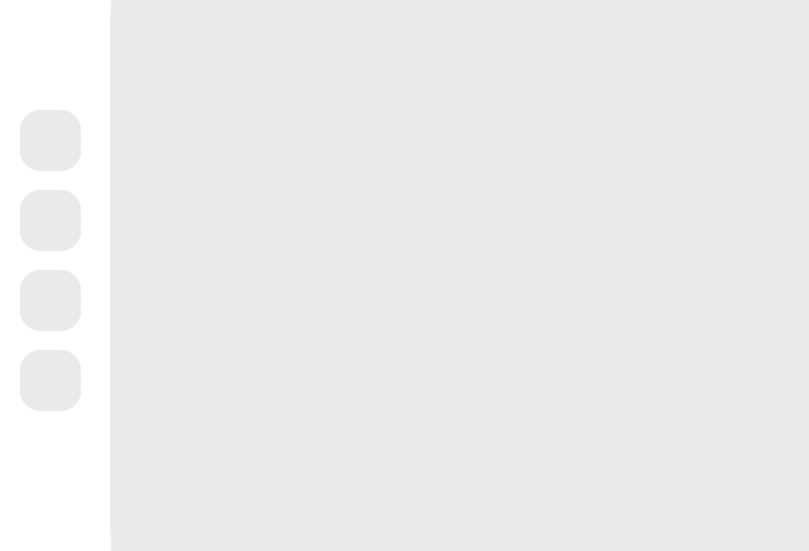
<?xml version="1.0" encoding="UTF-8"?>
<ui version="4.0">
 <class>MainWindow</class>
 <widget class="QMainWindow" name="MainWindow">
  <property name="geometry">
   <rect>
    <x>0</x>
    <y>0</y>
    <width>809</width>
    <height>551</height>
   </rect>
  </property>
  <property name="windowTitle">
   <string>MainWindow</string>
  </property>
  <property name="styleSheet">
   <string notr="true">background-color: rgb(234, 234, 234);
border-radius: 20px;</string>
  </property>
  <widget class="QWidget" name="centralwidget">
   <widget class="QWidget" name="widget" native="true">
    <property name="geometry">
     <rect>
      <x>0</x>
      <y>0</y>
      <width>111</width>
      <height>591</height>
     </rect>
    </property>
    <property name="styleSheet">
     <string notr="true">background-color: rgb(255, 255, 255);
border-radius: 0px;</string>
    </property>
    <widget class="QPushButton" name="btnHome">
     <property name="geometry">
      <rect>
       <x>20</x>
       <y>110</y>
       <width>61</width>
       <height>61</height>
      </rect>
     </property>
     <property name="cursor">
      <cursorShape>PointingHandCursor</cursorShape>
     </property>
     <property name="styleSheet">
      <string notr="true">background-color: rgb(234, 234, 234);
border-radius:20px;</string>
     </property>
     <property name="text">
      <string/>
     </property>
     <property name="icon">
      <iconset resource="resource.qrc">
       <normaloff>:/new/icons/icons/House-1--Streamline-Ultimate.png</normaloff>:/new/icons/icons/House-1--Streamline-Ultimate.png</iconset>
     </property>
     <property name="iconSize">
      <size>
       <width>30</width>
       <height>30</height>
      </size>
     </property>
     <property name="checkable">
      <bool>true</bool>
     </property>
    </widget>
    <widget class="QPushButton" name="btnGames">
     <property name="geometry">
      <rect>
       <x>20</x>
       <y>190</y>
       <width>61</width>
       <height>61</height>
      </rect>
     </property>
     <property name="cursor">
      <cursorShape>PointingHandCursor</cursorShape>
     </property>
     <property name="styleSheet">
      <string notr="true">background-color: rgb(234, 234, 234);
border-radius:20px;</string>
     </property>
     <property name="text">
      <string/>
     </property>
     <property name="icon">
      <iconset resource="resource.qrc">
       <normaloff>:/new/icons/icons/Xbox-Controller--Streamline-Ultimate.png</normaloff>:/new/icons/icons/Xbox-Controller--Streamline-Ultimate.png</iconset>
     </property>
     <property name="iconSize">
      <size>
       <width>30</width>
       <height>30</height>
      </size>
     </property>
     <property name="checkable">
      <bool>true</bool>
     </property>
    </widget>
    <widget class="QPushButton" name="btnShop">
     <property name="geometry">
      <rect>
       <x>20</x>
       <y>270</y>
       <width>61</width>
       <height>61</height>
      </rect>
     </property>
     <property name="cursor">
      <cursorShape>PointingHandCursor</cursorShape>
     </property>
     <property name="styleSheet">
      <string notr="true">background-color: rgb(234, 234, 234);
border-radius:20px;</string>
     </property>
     <property name="text">
      <string/>
     </property>
     <property name="icon">
      <iconset resource="resource.qrc">
       <normaloff>:/new/icons/icons/Shopping-Cart--Streamline-Ultimate.png</normaloff>:/new/icons/icons/Shopping-Cart--Streamline-Ultimate.png</iconset>
     </property>
     <property name="iconSize">
      <size>
       <width>30</width>
       <height>30</height>
      </size>
     </property>
     <property name="checkable">
      <bool>true</bool>
     </property>
    </widget>
    <widget class="QPushButton" name="btnSettings">
     <property name="geometry">
      <rect>
       <x>20</x>
       <y>350</y>
       <width>61</width>
       <height>61</height>
      </rect>
     </property>
     <property name="cursor">
      <cursorShape>PointingHandCursor</cursorShape>
     </property>
     <property name="styleSheet">
      <string notr="true">background-color: rgb(234, 234, 234);
border-radius:20px;</string>
     </property>
     <property name="text">
      <string/>
     </property>
     <property name="icon">
      <iconset resource="resource.qrc">
       <normaloff>:/new/icons/icons/Cog--Streamline-Ultimate.png</normaloff>:/new/icons/icons/Cog--Streamline-Ultimate.png</iconset>
     </property>
     <property name="iconSize">
      <size>
       <width>30</width>
       <height>30</height>
      </size>
     </property>
     <property name="checkable">
      <bool>true</bool>
     </property>
    </widget>
    <widget class="QLabel" name="label">
     <property name="geometry">
      <rect>
       <x>20</x>
       <y>20</y>
       <width>61</width>
       <height>51</height>
      </rect>
     </property>
     <property name="text">
      <string/>
     </property>
     <property name="pixmap">
      <pixmap resource="resource.qrc">:/new/logo/logo/logo.png</pixmap>
     </property>
     <property name="scaledContents">
      <bool>true</bool>
     </property>
    </widget>
   </widget>
   <widget class="QStackedWidget" name="stackedWidget">
    <property name="geometry">
     <rect>
      <x>110</x>
      <y>0</y>
      <width>701</width>
      <height>551</height>
     </rect>
    </property>
   </widget>
  </widget>
 </widget>
 <resources>
  <include location="resource.qrc"/>
 </resources>
 <connections/>
</ui>
